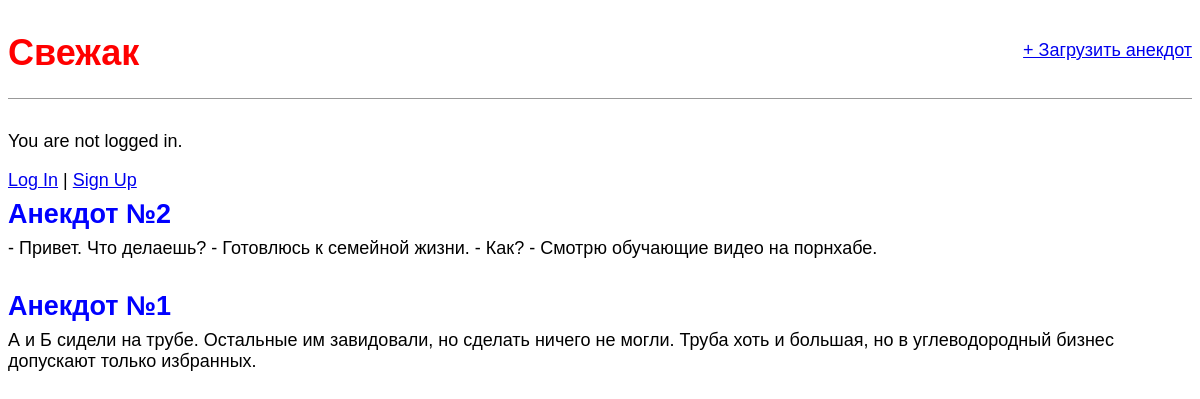
Before: / with the older database file.
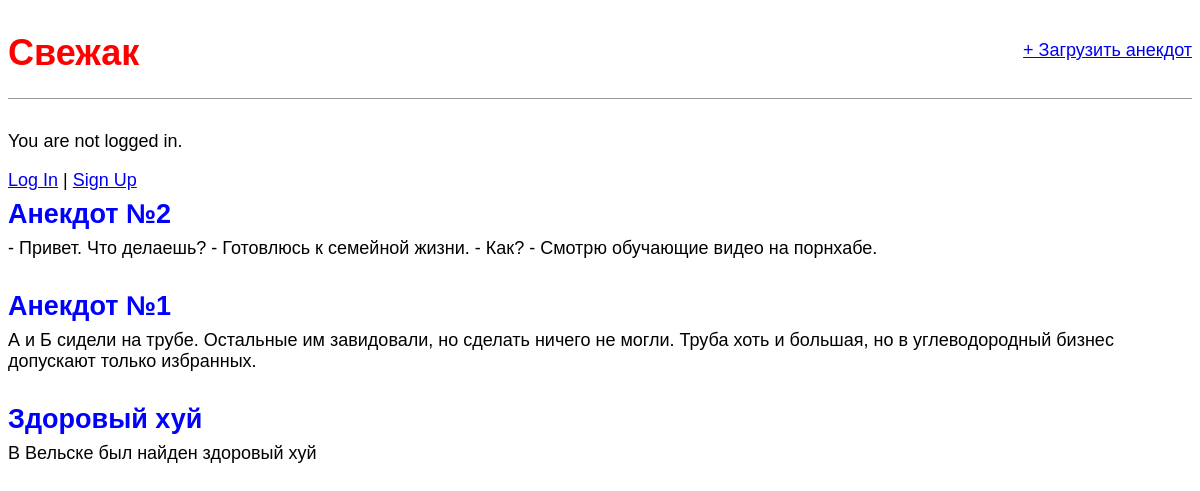
After: the same page with the newer database file.
### blog/models.py (models this page shows, shortened)
class Post(models.Model):
    title = models.CharField(max_length=200)
    author = models.ForeignKey(
        "auth.User",
        on_delete=models.CASCADE,
    )
    body = models.TextField()

### blog/views.py (the view)
# urls.py: path("", BlogListView.as_view(), name="home"),
class BlogListView(ListView):
    model = Post
    template_name = "home.html"

### blog/templates/home.html
{% extends "base.html" %}
{% block content %}
{% for post in post_list %}
    <div class="post-entry">
        <h2><a href="{% url 'post_detail' post.pk %}">{{ post.title }}</a></h2>
        <p>{{ post.body }}</p>
    </div>
{% endfor %}
{% endblock content %}

### blog/templates/base.html (shortened to what this page needs)
{% load static %}
<!DOCTYPE html>
<html lang="en">
<head>
    <link rel="stylesheet" href="{% static 'css/base.css' %}"
</head>
<body>
    <div>
        <header>
            <div class="nav-left">
                <h1><a href="{% url 'home' %}">Свежак</a></h1>
            </div>
            <div class="nav-right">
                <a href="{% url 'post_new' %}">+ Загрузить анекдот</a>
            </div>
        </header>
        {% if user.is_authenticated %}
            <p>Hi {{ user.username }}!</p>
            <p><a href="{% url 'logout' %}">Log out</a></p>
        {% else %}
            <p>You are not logged in.</p>
            <a href="{% url 'login' %}">Log In</a> |
            <a href="{% url 'signup' %}">Sign Up</a>
        {% endif %}
        {% block content %}
        {% endblock content %}
    </div>
</body>
</html>

### static/css/base.css (style rules this page uses)
header h1 a { color: red; }
body { font-family: 'Source Sans Pro', sans-serif; font-size: 18px; }
header { border-bottom: 1px solid #999; margin-bottom: 2rem; display: flex; }
header h1 a { color: red; text-decoration: none; }
.nav-left { margin-right: auto; }
.nav-right { display: flex; padding-top: 2rem; }
.post-entry { margin-bottom: 2rem; }
.post-entry h2 { margin: 0.5rem 0; }
.post-entry h2 a, .post-entry h2 a:visited { color: blue; text-decoration: none; }
.post-entry p { margin: 0; font-weight: 400; }

Changed rows visible on the page:
added Post: title "Здоровый хуй", body "В Вельске был найден здоровый хуй"
